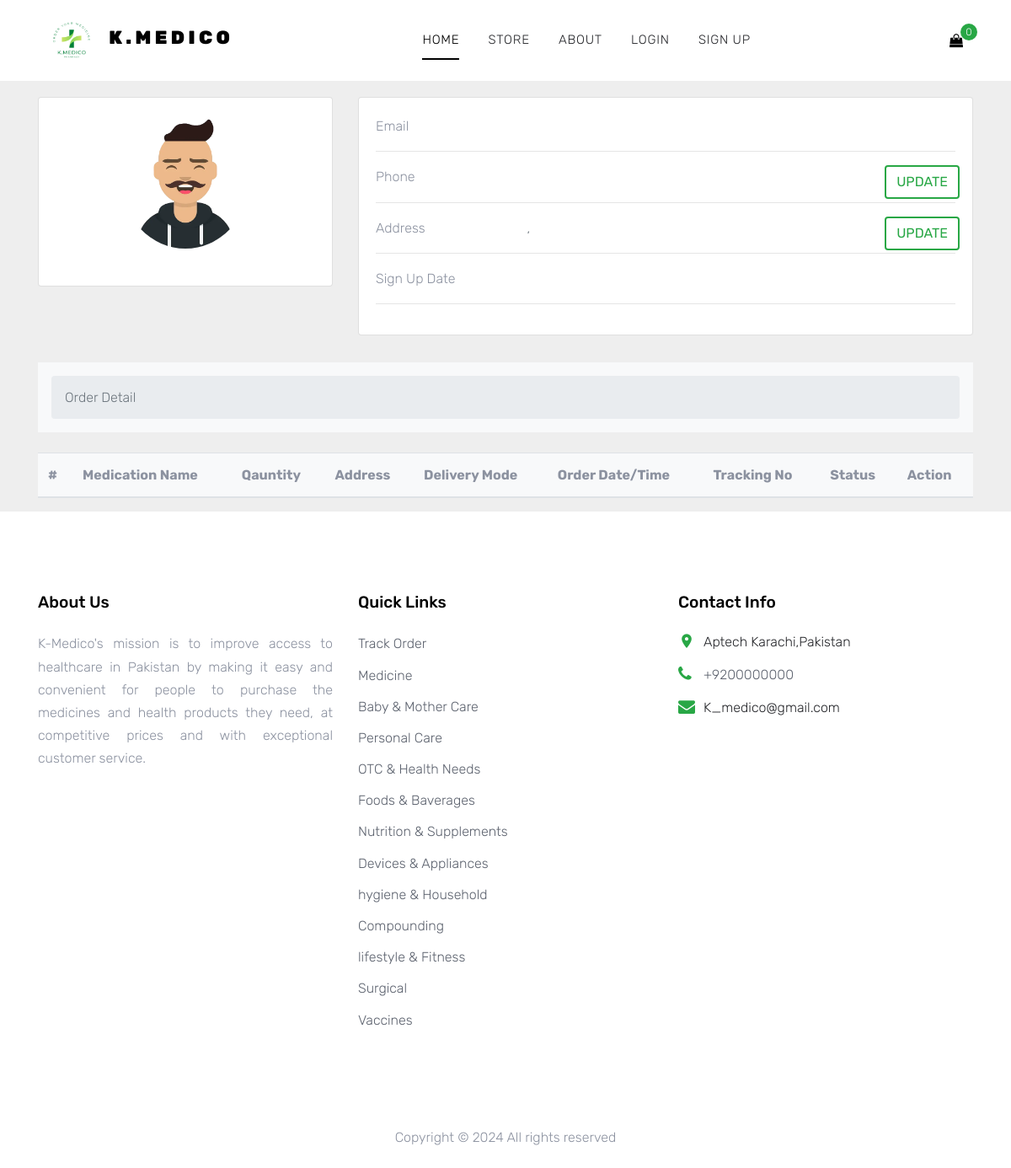
/profile.php, run on an earlier commit of the app's database.
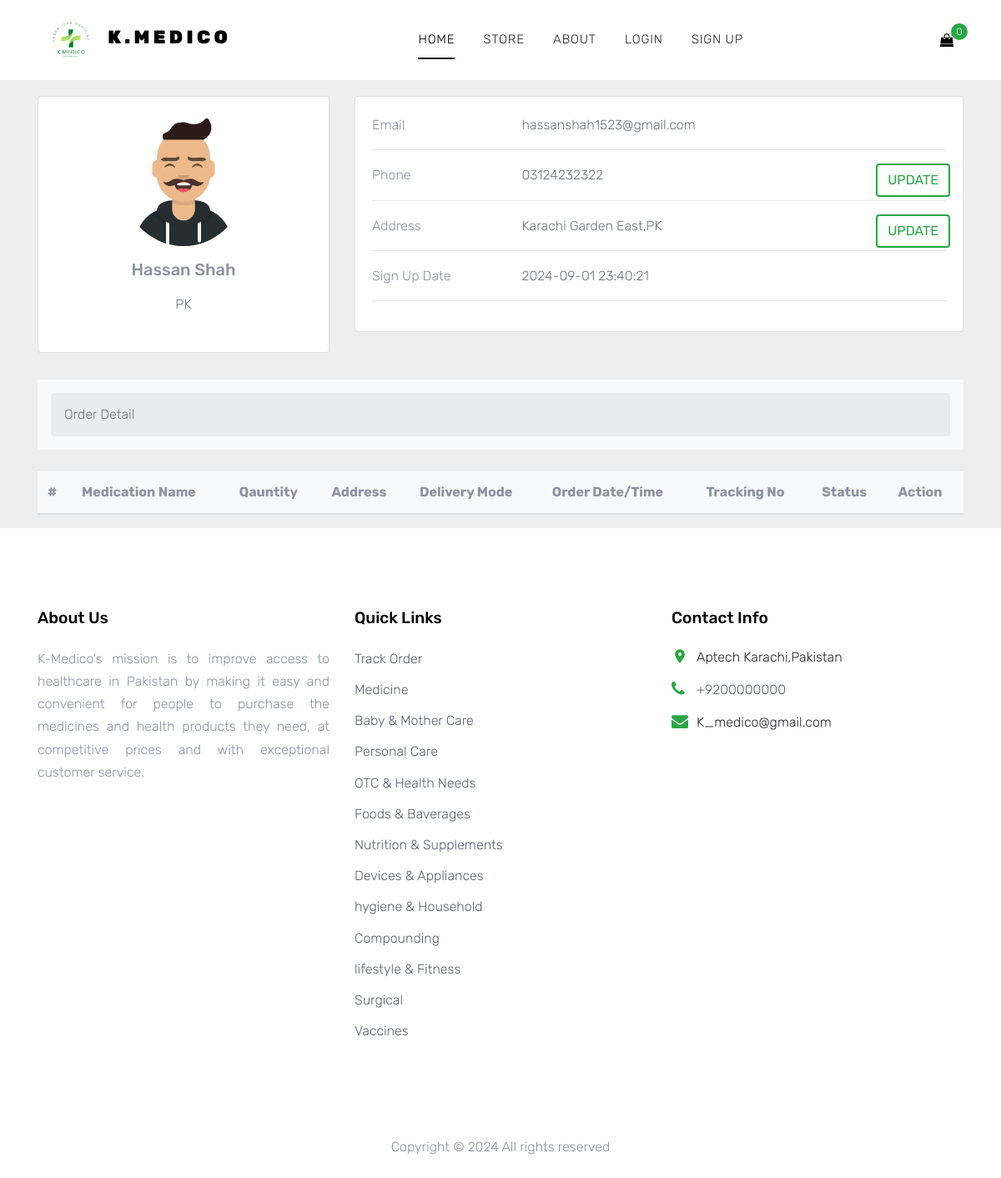
And on a later commit of the database.
### tables this page shows
CREATE TABLE `register` (
  `id` int(11) NOT NULL,
  `name` varchar(255) NOT NULL,
  `email` varchar(255) NOT NULL,
  `password` varchar(255) NOT NULL,
  `role` int(11) NOT NULL,
  `date` timestamp NOT NULL DEFAULT current_timestamp() ON UPDATE current_timestamp(),
  `address` varchar(255) DEFAULT NULL,
  `phone_no` varchar(255) DEFAULT NULL,
  `country` varchar(255) DEFAULT NULL
);

### profile.php (the view, shortened to what this page needs)
<?php
include "doctype.php";
?>
<body>
  <div class="site-wrap">
    <?php
    include "header.php";
    ?>
    <section style="background-color: #eee;width: 100%;">
      <div class="container py-2">
        <div class="row">
          <div class="col">
            <nav aria-label="breadcrumb" class="bg-light rounded-3 p-3 mb-4">
              <ol class="breadcrumb mb-0">
                <li class="breadcrumb-item"><a href="index.php">Home</a></li>
                <li class="breadcrumb-item active" aria-current="page">User Profile</li>
              </ol>
            </nav>
          </div>
        </div>
        <?php
        include "config.php";
        $user_id = $_SESSION['id'];
        $query = "SELECT register.id,register.name,register.email,register.password,register.date AS register_date,register.address,register.phone_no,register.country,orders.id AS order_id,orders.u_name,orders.u_country,orders.u_address,orders.u_phone,orders.delivery_status,orders.p_id,orders.p_name,
orders.generic_name,orders.p_quantity,orders.p_price,orders.p_prescription,orders.tracking_no,orders.date AS order_date FROM
register LEFT JOIN orders ON register.id = orders.u_id WHERE register.id='$user_id';";
        $userData = mysqli_query($db, $query);
        $data = mysqli_fetch_assoc($userData)
          ?>
        <div class="row">
          <div class="col-lg-4">
            <div class="card mb-4">
              <div class="card-body text-center">
                <img src="images/ava3.webp" alt="avatar" class="rounded-circle img-fluid" style="width: 150px;">
                <h5 class="my-3"><?php echo $data['name'] ?></h5>
                <p class="text-muted mb-4"><?php echo $data['country'] ?></p>
              </div>
            </div>
          </div>
          <div class="col-lg-8">
            <div class="card mb-4">
              <div class="card-body">
                <div class="row">
                  <div class="col-sm-3">
                    <p class="mb-0">Email</p>
                  </div>
                  <div class="col-sm-9">
                    <p class="text-muted mb-0"><?php echo $data['email'] ?></p>
                  </div>
                </div>
                <hr>
                <div class="row">
                  <div class="col-sm-3">
                    <p class="mb-0">Phone</p>
                  </div>
                  <div class="col-sm-9 d-flex position-relative">
                    <p class="text-muted mb-0"><?php echo $data['phone_no'] ?></p>
                    <button type="button" class="btn btn-outline-success text-center"
                      style="position:absolute;right:10px;" data-toggle="modal"
                      data-target="#phonenumberupdate">Update</button>
                  </div>
                </div>
                <hr>
                <div class="row">
                  <div class="col-sm-3">
                    <p class="mb-0">Address</p>
                  </div>
                  <div class="col-sm-9 d-flex position-relative">
                    <p class="text-muted mb-0"><?php echo $data['address'] ?>,<?php echo $data['country'] ?></p>
                    <button class="btn btn-outline-success text-center" style="position:absolute;right:10px;"
                      data-toggle="modal" data-target="#updateaddress">Update</button>
                  </div>
                </div>
                <hr>
                <div class="row">
                  <div class="col-sm-3">
                    <p class="mb-0">Sign Up Date</p>
                  </div>
                  <div class="col-sm-9">
                    <p class="text-muted mb-0"><?php echo $data['register_date'] ?></p>
                  </div>
                </div>
                <hr>
              </div>
            </div>
          </div>
        </div>
      </div>
      <div class="container">
        <div class="row">
          <div class="col">
            <nav aria-label="breadcrumb" class="bg-light rounded-3 p-3 mb-4">
              <ol class="breadcrumb mb-0">
                <li class="breadcrumb-item active" aria-current="page">Order Detail</li>
              </ol>
            </nav>
          </div>
        </div>
      </div>
      <div class="container " style="overflow-x:scroll" >
        <div class="row">
          <div class="col">
            <table class="table table-hover bg-light"  >
              <thead>
                <tr>
                  <th scope="col">#</th>
                  <th scope="col">Medication Name</th>
                  <th scope="col">Qauntity</th>
                  <th scope="col">Address</th>
                  <th scope="col">Delivery Mode</th>
                  <th scope="col">Order Date/Time</th>
                  <th scope="col">Tracking No</th>
                  <th scope="col">Status</th>
                  <th scope="col">Action</th>
                </tr>
              </thead>
            </table>
          </div>
        </div>
      </div>
    </section>
    <?php
    include 'footer.php';
    ?>
  </div>
</body>
</html>

What changed in the data, as far as the page shows it:
added register: name "Hassan Shah", country "PK", email "hassanshah1523@gmail.com", phone_no "03124232322", address "Karachi Garden East", date "2024-09-01 23:40:21"
